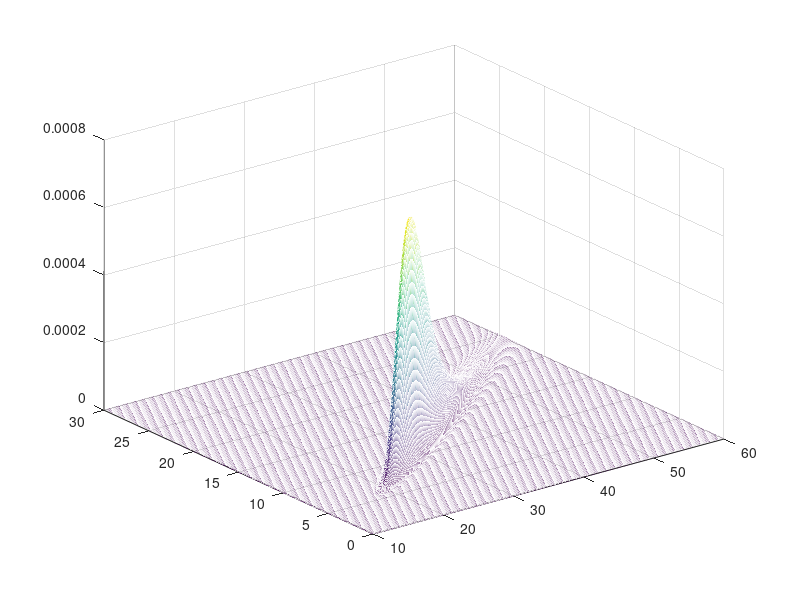

Reproduce this figure in MATLAB.
x=10:0.1:60;
y=0:0.1:30;
[x,y]=meshgrid(x,y);
theta=atan(y./x);
fai=atan((y+5.4)./x);
g=exp(-0.5*((theta-20*pi/180).^2+(fai-29*pi/180).^2)*((180/pi)^2))/(2*pi);
g=g/sum(sum(g));
mesh(x,y,g)
